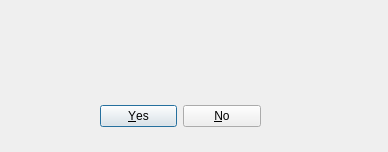
<?xml version="1.0" encoding="UTF-8"?>
<ui version="4.0">
 <class>DownloadSuccess</class>
 <widget class="QDialog" name="DownloadSuccess">
  <property name="geometry">
   <rect>
    <x>0</x>
    <y>0</y>
    <width>388</width>
    <height>152</height>
   </rect>
  </property>
  <property name="windowTitle">
   <string>Dialog</string>
  </property>
  <widget class="QDialogButtonBox" name="buttonBox">
   <property name="geometry">
    <rect>
     <x>100</x>
     <y>100</y>
     <width>161</width>
     <height>32</height>
    </rect>
   </property>
   <property name="orientation">
    <enum>Qt::Horizontal</enum>
   </property>
   <property name="standardButtons">
    <set>QDialogButtonBox::No|QDialogButtonBox::Yes</set>
   </property>
  </widget>
 </widget>
 <resources/>
 <connections>
  <connection>
   <sender>buttonBox</sender>
   <signal>accepted()</signal>
   <receiver>DownloadSuccess</receiver>
   <slot>accept()</slot>
   <hints>
    <hint type="sourcelabel">
     <x>248</x>
     <y>254</y>
    </hint>
    <hint type="destinationlabel">
     <x>157</x>
     <y>274</y>
    </hint>
   </hints>
  </connection>
  <connection>
   <sender>buttonBox</sender>
   <signal>rejected()</signal>
   <receiver>DownloadSuccess</receiver>
   <slot>reject()</slot>
   <hints>
    <hint type="sourcelabel">
     <x>316</x>
     <y>260</y>
    </hint>
    <hint type="destinationlabel">
     <x>286</x>
     <y>274</y>
    </hint>
   </hints>
  </connection>
 </connections>
</ui>
